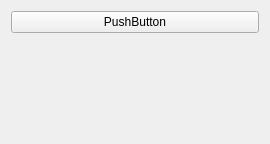
<?xml version="1.0" encoding="UTF-8"?>
<ui version="4.0">
    <class>SplineCurveMapperPanel</class>
    <widget class="QWidget" name="SplineCurveMapperPanel">
        <property name="geometry">
            <rect>
                <x>0</x>
                <y>0</y>
                <width>270</width>
                <height>144</height>
            </rect>
        </property>
        <property name="sizePolicy">
            <sizepolicy hsizetype="Preferred" vsizetype="Fixed">
                <horstretch>0</horstretch>
                <verstretch>0</verstretch>
            </sizepolicy>
        </property>
        <property name="windowTitle">
            <string>Form</string>
        </property>
        <property name="styleSheet">
            <string notr="true"/>
        </property>
        <layout class="QGridLayout" name="gridLayout_2">
            <item row="0" column="0">
                <layout class="QGridLayout" name="gridLayout">
                    <item row="0" column="0">
                        <widget class="QPushButton" name="pushButton">
                            <property name="text">
                                <string>PushButton</string>
                            </property>
                        </widget>
                    </item>
                    <item row="1" column="0">
                        <spacer name="verticalSpacer">
                            <property name="orientation">
                                <enum>Qt::Vertical</enum>
                            </property>
                            <property name="sizeHint" stdset="0">
                                <size>
                                    <width>20</width>
                                    <height>40</height>
                                </size>
                            </property>
                        </spacer>
                    </item>
                </layout>
            </item>
        </layout>
    </widget>
    <resources/>
    <connections/>
</ui>
